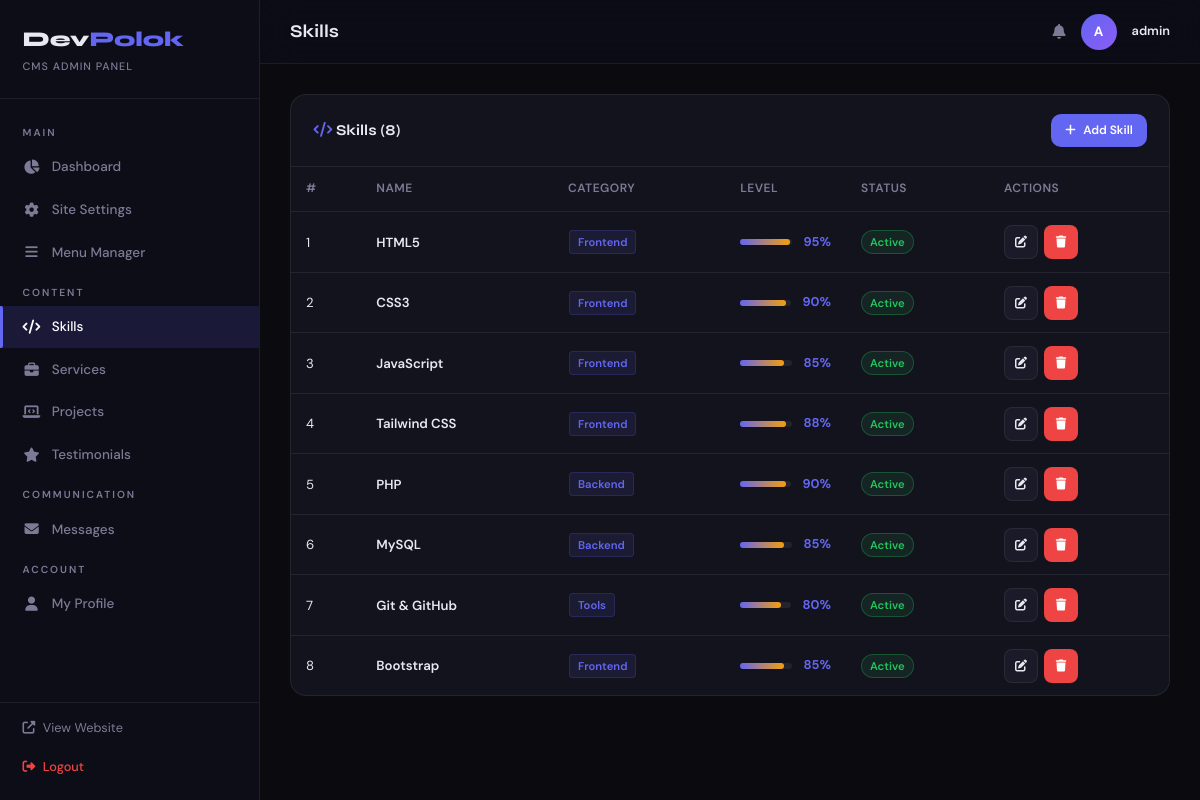
The app's page /devpolok/admin/skills.php (signed in) with its own data.
### tables this page shows
CREATE TABLE IF NOT EXISTS skills (
    id INT AUTO_INCREMENT PRIMARY KEY,
    name VARCHAR(100) NOT NULL,
    percentage INT DEFAULT 0,
    category VARCHAR(50) DEFAULT 'Frontend',
    icon VARCHAR(100),
    sort_order INT DEFAULT 0,
    is_active TINYINT(1) DEFAULT 1,
    created_at TIMESTAMP DEFAULT CURRENT_TIMESTAMP
);

### devpolok/config.php (called while the page is built, shortened)
<?php
function sanitize($input) {
    return htmlspecialchars(trim($input), ENT_QUOTES, 'UTF-8');
}

### devpolok/admin/skills.php (the view, shortened to what this page needs)
<?php
require_once 'includes/header.php';
$pdo = getDB();
$skills = $pdo->query("SELECT * FROM skills ORDER BY sort_order ASC, id ASC")->fetchAll();
$action = $_GET['action'] ?? 'list';
$editData = null;
?>
<?php if ($action === 'add' || $action === 'edit'): ?>
<div class="card">
    <div class="card-header">
        <span class="card-title"><?= $action==='edit'?'Edit Skill':'Add Skill' ?></span>
        <a href="skills.php" class="btn btn-sm btn-secondary"><i class="fas fa-arrow-left"></i> Back</a>
    </div>
    <div class="card-body">
        <form method="POST" action="skills.php">
            <input type="hidden" name="action" value="save">
            <input type="hidden" name="id" value="<?= $editData['id'] ?? 0 ?>">
            <div class="form-row">
                <div class="form-group">
                    <label class="form-label">Skill Name *</label>
                    <input type="text" name="name" class="form-input" value="<?= sanitize($editData['name'] ?? '') ?>" required placeholder="e.g. PHP">
                </div>
                <div class="form-group">
                    <label class="form-label">Category</label>
                    <select name="category" class="form-select">
                        <?php foreach (['Frontend','Backend','Tools','Design','Other'] as $cat): ?>
                        <option value="<?= $cat ?>" <?= ($editData['category'] ?? 'Frontend') === $cat ? 'selected' : '' ?>><?= $cat ?></option>
                        <?php endforeach; ?>
                    </select>
                </div>
            </div>
            <div class="form-row">
                <div class="form-group">
                    <label class="form-label">Proficiency (%) — <?php echo isset($editData['percentage']) ? $editData['percentage'] : '0' ?>%</label>
                    <input type="range" name="percentage" min="0" max="100" value="<?= $editData['percentage'] ?? 0 ?>" class="form-input" oninput="this.previousElementSibling.textContent='Proficiency (%) — '+this.value+'%'" style="padding:0.5rem 0">
                </div>
                <div class="form-group">
                    <label class="form-label">Icon Key</label>
                    <select name="icon" class="form-select">
                        <?php $icons = ['html5','css3','javascript','php','mysql','git','bootstrap','tailwind','python','nodejs','react','vue','laravel','wordpress','figma','other']; ?>
                        <?php foreach ($icons as $ico): ?>
                        <option value="<?= $ico ?>" <?= ($editData['icon'] ?? '') === $ico ? 'selected' : '' ?>><?= strtoupper($ico) ?></option>
                        <?php endforeach; ?>
                    </select>
                </div>
            </div>
            <div class="form-row">
                <div class="form-group">
                    <label class="form-label">Sort Order</label>
                    <input type="number" name="sort_order" class="form-input" value="<?= $editData['sort_order'] ?? 0 ?>">
                </div>
            </div>
            <label class="toggle-switch" style="margin-bottom:1.5rem">
                <input type="checkbox" name="is_active" <?= ($editData['is_active'] ?? 1) ? 'checked' : '' ?>>
                <span class="toggle-slider"></span>
                <span class="toggle-label">Active</span>
            </label>
            <div style="display:flex;gap:0.75rem;margin-top:1rem">
                <button type="submit" class="btn btn-primary"><i class="fas fa-save"></i> Save</button>
                <a href="skills.php" class="btn btn-secondary">Cancel</a>
            </div>
        </form>
    </div>
</div>
<?php else: ?>
<div class="card">
    <div class="card-header">
        <span class="card-title"><i class="fas fa-code" style="color:var(--primary)"></i> Skills (<?= count($skills) ?>)</span>
        <a href="skills.php?action=add" class="btn btn-sm btn-primary"><i class="fas fa-plus"></i> Add Skill</a>
    </div>
    <div class="table-wrap">
        <table>
            <thead><tr><th>#</th><th>Name</th><th>Category</th><th>Level</th><th>Status</th><th>Actions</th></tr></thead>
            <tbody>
                <?php foreach ($skills as $i => $skill): ?>
                <tr>
                    <td><?= $i+1 ?></td>
                    <td style="font-weight:600"><?= sanitize($skill['name']) ?></td>
                    <td><span class="badge-tag"><?= sanitize($skill['category']) ?></span></td>
                    <td>
                        <div style="display:flex;align-items:center;gap:0.75rem">
                            <div style="flex:1;height:6px;background:var(--border);border-radius:3px;max-width:120px">
                                <div style="width:<?= $skill['percentage'] ?>%;height:100%;background:linear-gradient(90deg,var(--primary),var(--accent));border-radius:3px"></div>
                            </div>
                            <span style="font-weight:700;color:var(--primary);font-size:0.85rem"><?= $skill['percentage'] ?>%</span>
                        </div>
                    </td>
                    <td><?= $skill['is_active'] ? '<span class="badge-active">Active</span>' : '<span class="badge-inactive">Hidden</span>' ?></td>
                    <td>
                        <div class="td-actions">
                            <a href="skills.php?action=edit&id=<?= $skill['id'] ?>" class="btn btn-sm btn-secondary btn-icon"><i class="fas fa-edit"></i></a>
                            <form method="POST" style="display:inline">
                                <button class="btn btn-sm btn-danger btn-icon confirm-delete"><i class="fas fa-trash"></i></button>
                            </form>
                        </div>
                    </td>
                </tr>
                <?php endforeach; ?>
            </tbody>
        </table>
    </div>
</div>
<?php endif; ?>
<?php require_once 'includes/footer.php'; ?>

### devpolok/admin/assets/admin.css (style rules this page uses)
:root { --primary: #6366f1; --primary-dark: #4f46e5; --accent: #f59e0b; --success: #22c55e; --danger: #ef4444; --warning: #f59e0b; --info: #06b6d4; --font-display: 'Syne', sans-serif; --font-body: 'DM Sans', sans-serif; --radius: 10px; --radius-lg: 16px; --transition: all 0.25s ease; --sidebar-width: 260px; }
[data-theme="dark"] { --bg: #0a0a0f; --bg-secondary: #0f0f18; --bg-card: #13131e; --bg-card-hover: #1a1a28; --border: rgba(255,255,255,0.07); --text: #e8e8f0; --text-muted: #7b7b95; --text-secondary: #b0b0c8; --sidebar-bg: #0d0d18; --topbar-bg: rgba(13, 13, 24, 0.9); --shadow: rgba(0,0,0,0.5); --input-bg: #0f0f18; }
* { box-sizing: border-box; margin: 0; padding: 0; }
html { font-size: 15px; }
body { font-family: var(--font-body); background: var(--bg); color: var(--text); line-height: 1.6; }
a { text-decoration: none; color: inherit; }
button { cursor: pointer; border: none; background: none; font-family: inherit; }
.card { background: var(--bg-card); border: 1px solid var(--border); border-radius: var(--radius-lg); overflow: hidden; }
.card-header { padding: 1.25rem 1.5rem; border-bottom: 1px solid var(--border); display: flex; align-items: center; justify-content: space-between; }
.card-title { font-family: var(--font-display); font-size: 1rem; font-weight: 700; }
.btn { display: inline-flex; align-items: center; gap: 0.5rem; padding: 0.65rem 1.25rem; border-radius: var(--radius); font-size: 0.88rem; font-weight: 600; transition: var(--transition); cursor: pointer; border: 1px solid transparent; font-family: var(--font-body); }
.btn-primary { background: var(--primary); color: white; }
.btn-danger { background: var(--danger); color: white; }
.btn-secondary { background: var(--bg-card-hover); color: var(--text); border-color: var(--border); }
.btn-sm { padding: 0.4rem 0.85rem; font-size: 0.8rem; }
.btn-icon { width: 34px; height: 34px; padding: 0; justify-content: center; border-radius: 8px; }
.table-wrap { overflow-x: auto; }
table { width: 100%; border-collapse: collapse; }
thead { border-bottom: 1px solid var(--border); }
thead th { padding: 0.85rem 1rem; text-align: left; font-size: 0.8rem; font-weight: 600; color: var(--text-muted); text-transform: uppercase; letter-spacing: 0.5px; white-space: nowrap; }
tbody tr { border-bottom: 1px solid var(--border); transition: background 0.15s; }
tbody td { padding: 0.85rem 1rem; font-size: 0.88rem; vertical-align: middle; }
tbody tr:last-child { border-bottom: none; }
.td-actions { display: flex; gap: 0.4rem; }
.badge-active { display: inline-block; background: rgba(34,197,94,0.1); color: var(--success); border: 1px solid rgba(34,197,94,0.3); padding: 2px 8px; border-radius: 20px; font-size: 0.75rem; font-weight: 600; }
.badge-tag { display: inline-block; background: rgba(99,102,241,0.1); color: var(--primary); border: 1px solid rgba(99,102,241,0.2); padding: 2px 8px; border-radius: 4px; font-size: 0.75rem; font-weight: 600; margin: 1px; }

### records on screen
skills: name "HTML5", category "Frontend", percentage "95", is_active "Active"
skills: name "CSS3", category "Frontend", percentage "90", is_active "Active"
skills: name "JavaScript", category "Frontend", percentage "85", is_active "Active"
skills: name "Tailwind CSS", category "Frontend", percentage "88", is_active "Active"
skills: name "PHP", category "Backend", percentage "90", is_active "Active"
skills: name "MySQL", category "Backend", percentage "85", is_active "Active"
skills: name "Git & GitHub", category "Tools", percentage "80", is_active "Active"
skills: name "Bootstrap", category "Frontend", percentage "85", is_active "Active"

### other values on screen
$label "Dashboard Site Settings Menu Manager Skills Services Projects Testimonials Messages My Profile"
$pageTitle "Skills"
substr($_SESSION['admin_username'] ?? 'A', 0, 1) "A"
$_SESSION['admin_username'] "admin"
count($skills) "8"
